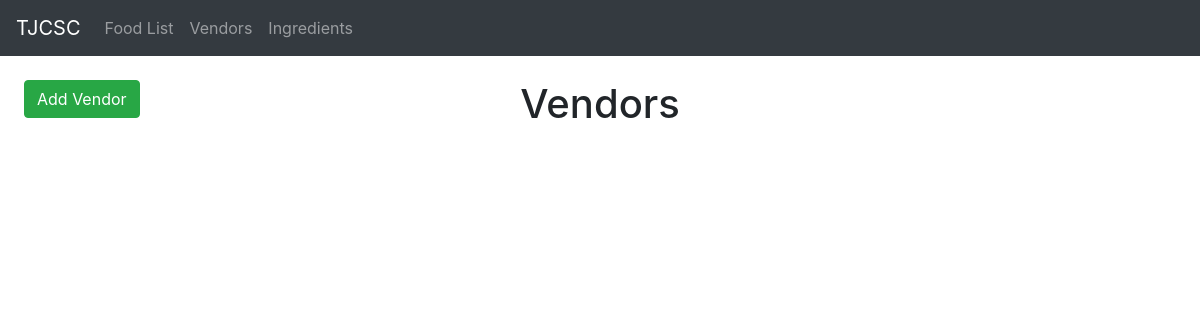
The app's page /vendors/, older data.
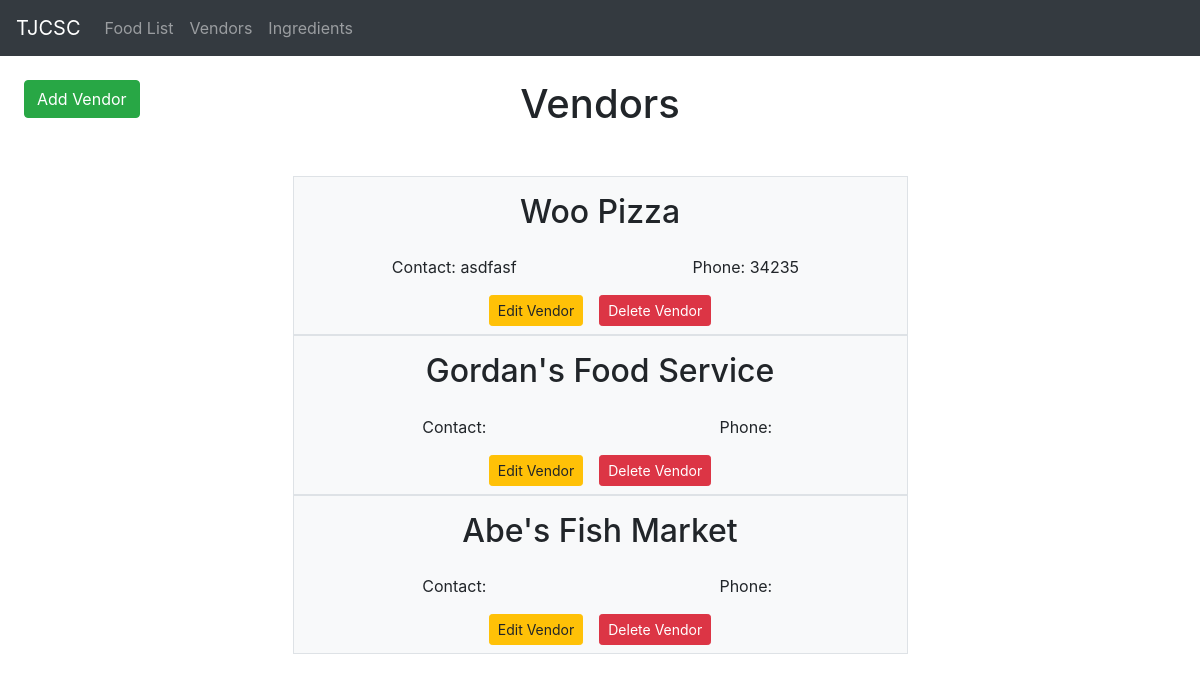
The same page, newer data.
### vendors/models.py (models this page shows, shortened)
class Vendor(models.Model):
    company_name = models.CharField(max_length = 100)
    company_number = models.CharField(max_length = 15)
    rep_name = models.CharField(max_length = 100)

### vendors/views.py (the view)
# urls.py: path('vendors/', include('vendors.urls')),
def vendors(request):
    context = {
        'Vendors' : Vendor.objects.all()
    }
    return render(request, 'vendors/vendors.html', context)

### vendors/templates/vendors/vendors.html (shortened to what this page needs)
{% extends "foodlist/base.html" %}
{% block content %}
    <div class='container=fluid'>
        <div class='row mt-4'>
            <div class='col-2'>
                <a class='btn btn-success ml-4' href="{% url 'vendor-create' %}">Add Vendor</a>
            </div>
            <div class='col-8 d-flex justify-content-center'>
                <h1 class='h1 mb-5'>Vendors</h1>
            </div>
        </div>
        {% for vendor in Vendors %}
        <div class='row d-flex justify-content-center'>
            <div class='col-6 bg bg-light border'>
                <div class='row'>
                    <div class='col-12 d-flex justify-content-center mb-3 mt-3'>
                        <h2>{{ vendor.company_name }}</h2>
                    </div>
                </div>
                <div class='row'>
                    <div class='col-12 d-flex'>
                        <p class='col-6 text-center'>Contact: {{ vendor.rep_name }}</p>
                        <p class='col-6 text-center'>Phone: {{ vendor.company_number }}</p>
                    </div>
                </div>
                <div class='row'>
                    <div class='col-12 d-flex mb-2 justify-content-center'>
                        <a class='btn btn-sm btn-warning mr-3' href="{% url 'vendor-edit' vendor.id %}">Edit Vendor</a>
                        <a class='btn btn-sm btn-danger' href="{% url 'vendor-delete' vendor.id %}">Delete Vendor</a>
                    </div>
                </div>
            </div>
        </div>
        {% endfor %}
    </div>
{% endblock %}

Row changes from the older to the newer data that the page shows:
added Vendor: company_name "Woo Pizza", rep_name "asdfasf", company_number "34235"
added Vendor: company_name "Gordan's Food Service"
added Vendor: company_name "Abe's Fish Market"
